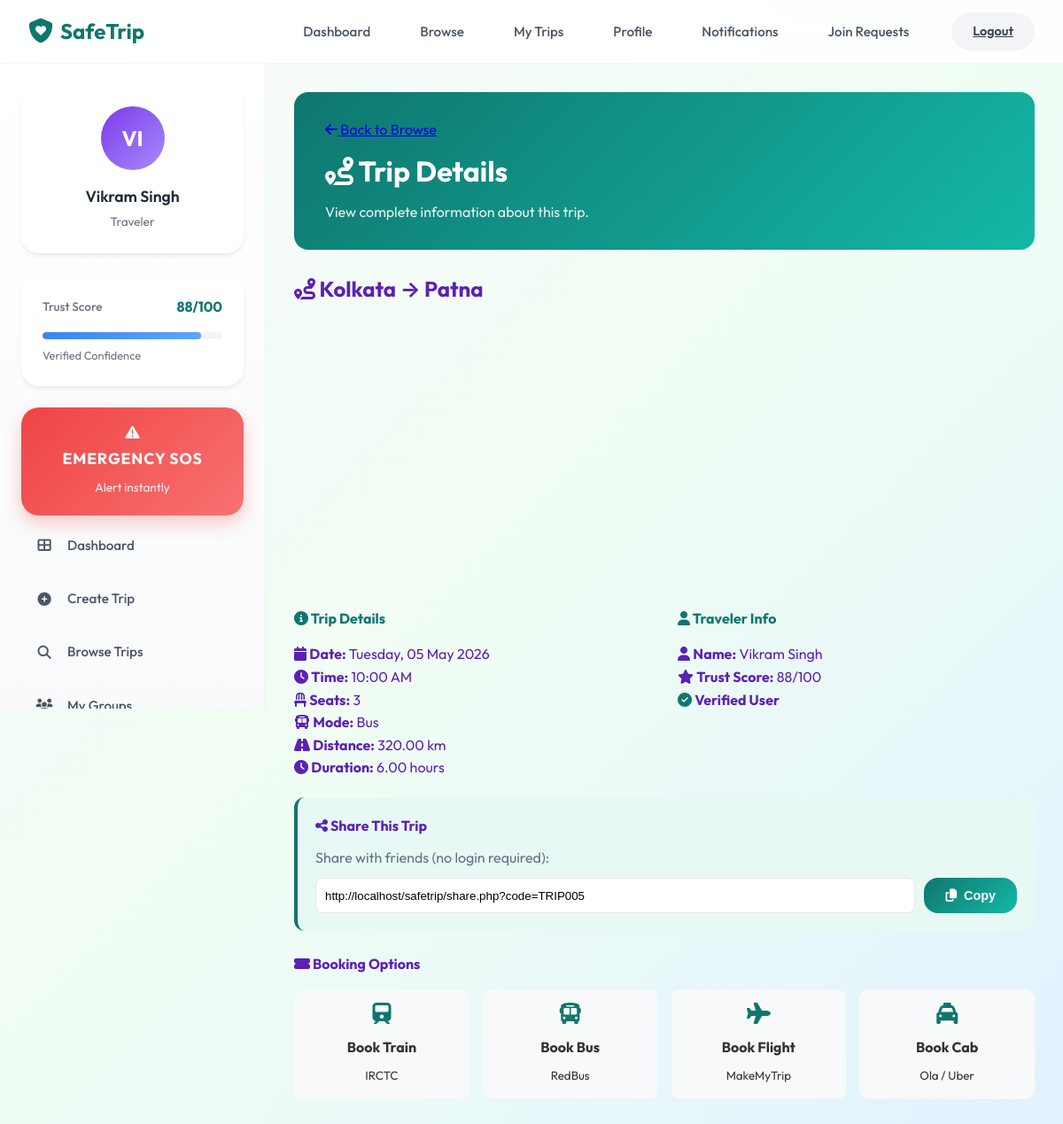
/user/trip_details.php?id=171 (signed in), run on the app's committed database.
### tables this page shows
CREATE TABLE `trips` (
  `id` int(11) NOT NULL,
  `user_id` int(11) NOT NULL,
  `from_location` varchar(255) NOT NULL,
  `to_location` varchar(255) NOT NULL,
  `travel_date` date NOT NULL,
  `travel_time` time NOT NULL,
  `seats_available` int(11) DEFAULT 1,
  `transport_mode` enum('train','bus','flight','car','bike','other') DEFAULT 'other',
  `distance_km` decimal(10,2) DEFAULT NULL,
  `duration_hours` decimal(5,2) DEFAULT NULL,
  `route_info` text DEFAULT NULL,
  `status` enum('active','completed','cancelled') DEFAULT 'active',
  `created_at` timestamp NOT NULL DEFAULT current_timestamp(),
  `share_code` varchar(10) DEFAULT NULL,
  `is_shared` tinyint(1) NOT NULL DEFAULT 0,
  `share_view_count` int(11) DEFAULT 0,
  `escort_enabled` tinyint(1) DEFAULT 0
);

CREATE TABLE `users` (
  `id` int(11) NOT NULL,
  `full_name` varchar(100) NOT NULL,
  `email` varchar(100) NOT NULL,
  `password` varchar(255) NOT NULL,
  `phone` varchar(15) NOT NULL,
  `gender` enum('male','female','other') NOT NULL,
  `age` int(11) DEFAULT NULL,
  `id_type` enum('aadhaar','pan','driving_license') NOT NULL,
  `id_number` varchar(50) NOT NULL,
  `id_number_hash` char(64) DEFAULT NULL,
  `verification_status` enum('pending','verified','rejected') DEFAULT 'pending',
  `trust_score` int(11) DEFAULT 50,
  `is_online` tinyint(1) NOT NULL DEFAULT 0,
  `last_seen` datetime DEFAULT NULL,
  `is_admin` tinyint(1) DEFAULT 0,
  `is_blocked` tinyint(1) DEFAULT 0,
  `otp` varchar(10) DEFAULT NULL,
  `otp_expiry` datetime DEFAULT NULL,
  `reset_token` varchar(100) DEFAULT NULL,
  `login_fail_count` int(11) NOT NULL DEFAULT 0,
  `login_locked_until` datetime DEFAULT NULL,
  `otp_fail_count` int(11) NOT NULL DEFAULT 0,
  `otp_locked_until` datetime DEFAULT NULL,
  `created_at` timestamp NOT NULL DEFAULT current_timestamp(),
  `registration_ip` varchar(45) DEFAULT NULL,
  `is_profile_private` tinyint(1) DEFAULT 0,
  `delete_requested_at` datetime DEFAULT NULL,
  `last_login_at` datetime DEFAULT NULL,
  `session_token` varchar(255) DEFAULT NULL
);

### user/trip_details.php (the view, shortened to what this page needs)
<?php
require_once '../config/database.php';
require_once '../includes/user_header.php';
$trip_id = isset($_GET['id']) ? (int)$_GET['id'] : 0;
$trip = $conn->query("
    SELECT t.*, u.full_name, u.trust_score, u.verification_status
    FROM trips t
    JOIN users u ON t.user_id = u.id
    WHERE t.id = $trip_id
")->fetch_assoc();
?>
<div class="page-header-gradient">
    <div class="page-header-kicker">
        <a href="browse_trips.php" class="st-btn st-btn-secondary" style="margin-bottom: 0;">
            <i class="fas fa-arrow-left"></i> Back to Browse
        </a>
    </div>
    <h1><i class="fas fa-route"></i> Trip Details</h1>
    <p>View complete information about this trip.</p>
</div>
<div class="st-card">
    <div class="st-card-header">
        <h2><i class="fas fa-route"></i> <?php echo htmlspecialchars($trip['from_location']); ?> → <?php echo htmlspecialchars($trip['to_location']); ?></h2>
    </div>
    <div class="st-card-body">
        <div class="map-container" id="routeMap" style="height: 300px; border-radius: 12px; overflow: hidden; margin: 20px 0;"></div>
        <div style="display: grid; grid-template-columns: repeat(auto-fit, minmax(200px, 1fr)); gap: 30px; margin: 20px 0;">
            <div class="st-info-box">
                <h4 style="color: #0f766e; margin-bottom: 15px;"><i class="fas fa-info-circle"></i> Trip Details</h4>
                <p><i class="fas fa-calendar"></i> <strong>Date:</strong> <?php echo date('l, d M Y', strtotime($trip['travel_date'])); ?></p>
                <p><i class="fas fa-clock"></i> <strong>Time:</strong> <?php echo date('h:i A', strtotime($trip['travel_time'])); ?></p>
                <p><i class="fas fa-chair"></i> <strong>Seats:</strong> <?php echo $trip['seats_available']; ?></p>
                <p><i class="fas fa-bus"></i> <strong>Mode:</strong> <?php echo ucfirst($trip['transport_mode']); ?></p>
                <?php if($trip['distance_km'] > 0): ?>
                    <p><i class="fas fa-road"></i> <strong>Distance:</strong> <?php echo $trip['distance_km']; ?> km</p>
                    <p><i class="fas fa-clock"></i> <strong>Duration:</strong> <?php echo $trip['duration_hours']; ?> hours</p>
                <?php endif; ?>
            </div>
            <div class="st-info-box">
                <h4 style="color: #0f766e; margin-bottom: 15px;"><i class="fas fa-user"></i> Traveler Info</h4>
                <p><i class="fas fa-user"></i> <strong>Name:</strong> <?php echo htmlspecialchars($trip['full_name']); ?></p>
                <p><i class="fas fa-star"></i> <strong>Trust Score:</strong> <?php echo $trip['trust_score']; ?>/100</p>
                <?php if($trip['verification_status'] == 'verified'): ?>
                    <p><i class="fas fa-check-circle" style="color: #0f766e;"></i> <strong>Verified User</strong></p>
                <?php endif; ?>
            </div>
        </div>
        <?php if($trip['share_code']): ?>
        <div style="background: #e8f8f5; padding: 20px; border-radius: 12px; margin: 20px 0; border-left: 4px solid #0f766e;">
            <h4 style="margin-bottom: 10px;"><i class="fas fa-share-alt"></i> Share This Trip</h4>
            <p style="color: #667085; margin-bottom: 10px;">Share with friends (no login required):</p>
            <div style="display: flex; gap: 10px;">
                <input type="text" value="<?php echo APP_URL; ?>/share.php?code=<?php echo $trip['share_code']; ?>" readonly style="flex: 1; padding: 10px; border: 1px solid #e5e7eb; border-radius: 8px;" id="shareLink">
                <button onclick="copyShareLink()" class="st-btn st-btn-primary"><i class="fas fa-copy"></i> Copy</button>
            </div>
        </div>
        <?php endif; ?>
        <h4 style="margin: 25px 0 15px;"><i class="fas fa-ticket-alt"></i> Booking Options</h4>
        <div class="booking-links" style="display: grid; grid-template-columns: repeat(auto-fit, minmax(150px, 1fr)); gap: 15px;">
            <a href="https://www.irctc.co.in/nget/train-search" target="_blank" class="booking-card" style="background: #f8f9fa; padding: 15px; border-radius: 10px; text-align: center; text-decoration: none; color: #333; transition: transform 0.3s;">
                <i class="fas fa-train" style="font-size: 1.5rem; color: #0f766e;"></i>
                <h4 style="margin: 10px 0 5px;">Book Train</h4>
                <small>IRCTC</small>
            </a>
            <a href="https://www.redbus.in/" target="_blank" class="booking-card" style="background: #f8f9fa; padding: 15px; border-radius: 10px; text-align: center; text-decoration: none; color: #333; transition: transform 0.3s;">
                <i class="fas fa-bus" style="font-size: 1.5rem; color: #0f766e;"></i>
                <h4 style="margin: 10px 0 5px;">Book Bus</h4>
                <small>RedBus</small>
            </a>
            <a href="https://www.makemytrip.com/" target="_blank" class="booking-card" style="background: #f8f9fa; padding: 15px; border-radius: 10px; text-align: center; text-decoration: none; color: #333; transition: transform 0.3s;">
                <i class="fas fa-plane" style="font-size: 1.5rem; color: #0f766e;"></i>
                <h4 style="margin: 10px 0 5px;">Book Flight</h4>
                <small>MakeMyTrip</small>
            </a>
            <a href="https://www.olacabs.com/" target="_blank" class="booking-card" style="background: #f8f9fa; padding: 15px; border-radius: 10px; text-align: center; text-decoration: none; color: #333; transition: transform 0.3s;">
                <i class="fas fa-taxi" style="font-size: 1.5rem; color: #0f766e;"></i>
                <h4 style="margin: 10px 0 5px;">Book Cab</h4>
                <small>Ola / Uber</small>
            </a>
        </div>
    </div>
</div>
<?php require_once '../includes/user_footer.php'; ?>

### assets/css/dashboard_new.css (style rules this page uses)
* { margin: 0; padding: 0; box-sizing: border-box; }
body.st-dashboard { font-family: 'Outfit', -apple-system, BlinkMacSystemFont, sans-serif; background: var(--st-gradient-hero); color: var(--st-purple-dark); min-height: 100vh; }
.st-btn-primary { display: inline-flex; align-items: center; justify-content: center; gap: var(--st-space-sm); padding: 12px 24px; background: var(--st-gradient-teal); color: white; border: none; border-radius: var(--st-radius-lg); font-weight: 600; font-size: 0.9rem; cursor: pointer; transition: all 0.2s; text-decoration: none; }

### assets/css/style.css (style rules this page uses)
:root { --primary: #6c5ce7; --primary-light: #a29bfe; --secondary: #fd79a8; --accent: #00cec9; --success: #00b894; --warning: #fdcb6e; --danger: #e17055; --text: #2d3436; --text-secondary: #636e72; --text-muted: #b2bec3; --bg: #ffffff; --bg-secondary: #f8f9fa; --bg-card: #ffffff; --border: #dfe6e9; --radius-sm: 8px; --radius-md: 12px; --radius-lg: 20px; --radius-full: 9999px; --shadow: 0 2px 8px rgba(0,0,0,0.08); --shadow-md: 0 4px 16px rgba(0,0,0,0.1); }
* { margin: 0; padding: 0; box-sizing: border-box; }
body { font-family: 'Poppins', sans-serif; background: var(--bg); color: var(--text); line-height: 1.6; }
.page-header-gradient { background: linear-gradient(135deg, #0f766e, #14b8a6); padding: 30px 35px; border-radius: 16px; margin-bottom: 25px; }
.page-header-gradient .page-header-kicker { display: flex; align-items: center; gap: 12px; margin-bottom: 8px; }
.page-header-gradient > h1 { color: white !important; margin: 0 0 8px; font-size: 2rem; }
.page-header-gradient > p { color: rgba(255,255,255,0.9) !important; margin: 0; }

### includes/user_header.php (style rules this page uses)
body { background: #f8fafc; }

### data on the page
trips: from_location "Kolkata", to_location "Patna", travel_date "Tuesday, 05 May 2026", travel_time "10:00 AM", seats_available "3", transport_mode "Bus", distance_km "320.00", duration_hours "6.00", user.full_name "Vikram Singh", user.trust_score "88", share_code "http://localhost/safetrip/share.php?code=TRIP005"

### other printed values
$initials "VI"
$user "Vikram Singh"
$trust_score "88"
